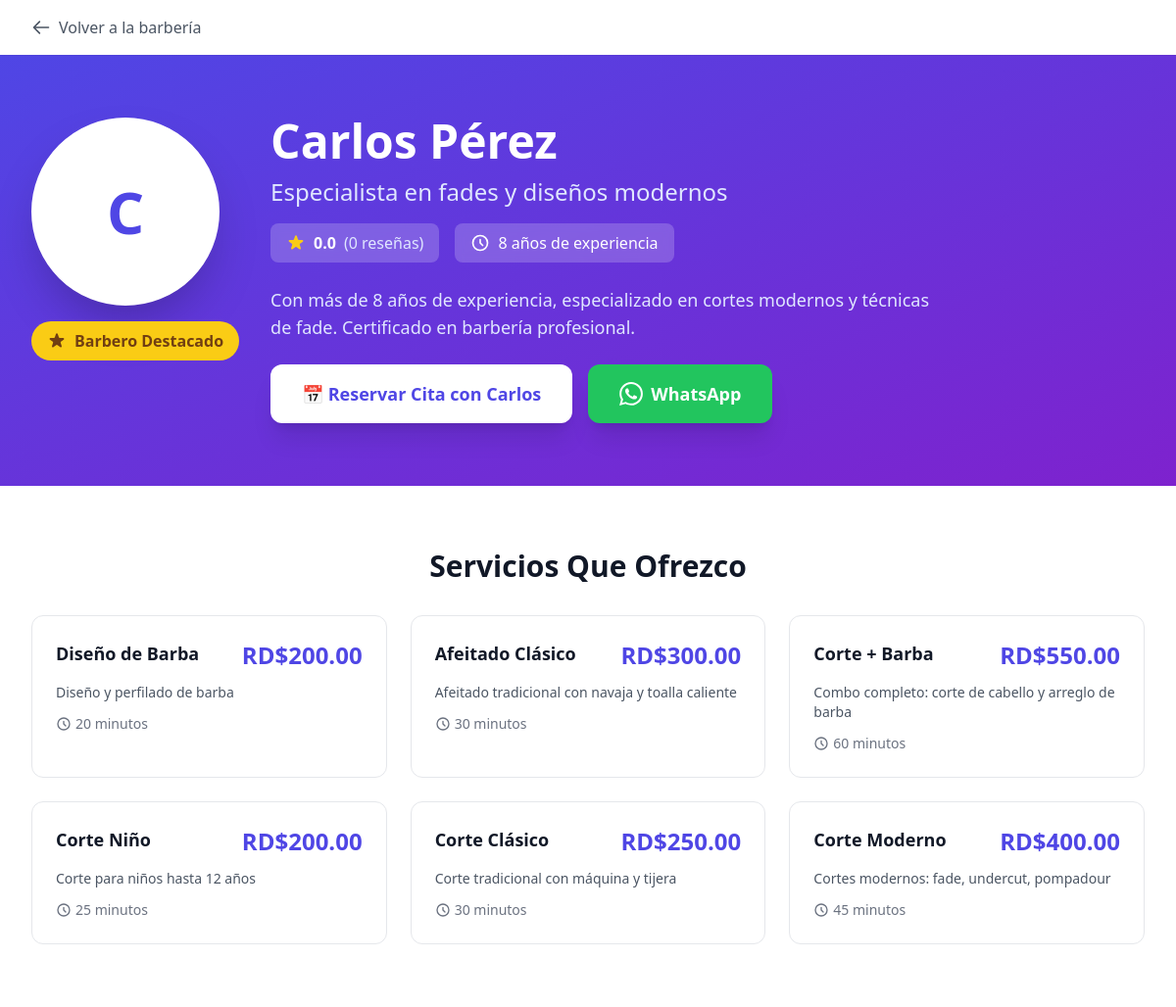
Screenshot of /public/barber.php?shop=estilo-rd&barber=carlos-perez (signed in) with the database file from the repository.
### tables this page shows
CREATE TABLE barbers (
    id INT AUTO_INCREMENT PRIMARY KEY,
    barbershop_id INT NOT NULL,
    user_id INT NOT NULL,
    slug VARCHAR(255) NOT NULL,
    specialty TEXT,
    bio TEXT,
    experience_years INT,
    photo VARCHAR(255),
    commission_rate DECIMAL(5, 2) DEFAULT 50.00,
    rating DECIMAL(3, 2) DEFAULT 5.00,
    total_reviews INT DEFAULT 0,
    is_featured BOOLEAN DEFAULT FALSE,
    status ENUM('active', 'inactive', 'vacation') DEFAULT 'active',
    created_at TIMESTAMP DEFAULT CURRENT_TIMESTAMP,
    updated_at TIMESTAMP DEFAULT CURRENT_TIMESTAMP ON UPDATE CURRENT_TIMESTAMP,
    FOREIGN KEY (barbershop_id) REFERENCES barbershops(id) ON DELETE CASCADE,
    FOREIGN KEY (user_id) REFERENCES users(id) ON DELETE CASCADE,
    UNIQUE KEY unique_barber_shop (barbershop_id, user_id),
    UNIQUE KEY unique_barber_slug (barbershop_id, slug),
    INDEX idx_status (status),
    INDEX idx_rating (rating)
);

CREATE TABLE users (
    id INT AUTO_INCREMENT PRIMARY KEY,
    email VARCHAR(255) UNIQUE NOT NULL,
    password VARCHAR(255) NOT NULL,
    full_name VARCHAR(255) NOT NULL,
    phone VARCHAR(20),
    role ENUM('superadmin', 'owner', 'barber', 'client') NOT NULL,
    status ENUM('active', 'inactive', 'suspended') DEFAULT 'active',
    avatar VARCHAR(255),
    created_at TIMESTAMP DEFAULT CURRENT_TIMESTAMP,
    updated_at TIMESTAMP DEFAULT CURRENT_TIMESTAMP ON UPDATE CURRENT_TIMESTAMP,
    last_login TIMESTAMP NULL,
    INDEX idx_email (email),
    INDEX idx_role (role),
    INDEX idx_status (status)
);

CREATE TABLE services (
    id INT AUTO_INCREMENT PRIMARY KEY,
    barbershop_id INT NOT NULL,
    name VARCHAR(255) NOT NULL,
    description TEXT,
    duration INT NOT NULL COMMENT 'Duración en minutos',
    price DECIMAL(10, 2) NOT NULL,
    image VARCHAR(255),
    category VARCHAR(100),
    is_active BOOLEAN DEFAULT TRUE,
    display_order INT DEFAULT 0,
    created_at TIMESTAMP DEFAULT CURRENT_TIMESTAMP,
    updated_at TIMESTAMP DEFAULT CURRENT_TIMESTAMP ON UPDATE CURRENT_TIMESTAMP,
    FOREIGN KEY (barbershop_id) REFERENCES barbershops(id) ON DELETE CASCADE,
    INDEX idx_barbershop (barbershop_id),
    INDEX idx_active (is_active)
);

### core/Helpers.php (called while the page is built, shortened)
<?php
function input($key, $default = null) {
    if (isset($_GET[$key])) {
        return sanitize($_GET[$key]);
    }
    return $default;
}
function sanitize($data) {
    return htmlspecialchars(trim($data), ENT_QUOTES, 'UTF-8');
}
function e($string) {
    return htmlspecialchars($string, ENT_QUOTES, 'UTF-8');
}
function formatPrice($amount) {
    return 'RD$' . number_format($amount, 2, '.', ',');
}

### core/Database.php (called while the page is built, shortened)
<?php
class Database {
    private static $instance = null;
    private $connection;
    private function __construct() {
        try {
            $dsn = "mysql:host=" . DB_HOST . ";dbname=" . DB_NAME . ";charset=" . DB_CHARSET;
            $options = [
                PDO::ATTR_ERRMODE => PDO::ERRMODE_EXCEPTION,
                PDO::ATTR_DEFAULT_FETCH_MODE => PDO::FETCH_ASSOC,
                PDO::ATTR_EMULATE_PREPARES => false,
            ];
            $this->connection = new PDO($dsn, DB_USER, DB_PASS, $options);
        } catch (PDOException $e) {
            if (ENVIRONMENT === 'development') {
                die("Error de conexión: " . $e->getMessage());
            } else {
                die("Error de conexión a la base de datos");
            }
        }
    }
    public static function getInstance() {
        if (self::$instance === null) {
            self::$instance = new self();
        }
        return self::$instance;
    }
    public function query($sql, $params = []) {
        try {
            $stmt = $this->connection->prepare($sql);
            $stmt->execute($params);
            return $stmt;
        } catch (PDOException $e) {
            error_log("Database Query Error: " . $e->getMessage());
            throw $e;
        }
    }
    public function fetch($sql, $params = []) {
        return $this->query($sql, $params)->fetch();
    }
    public function fetchAll($sql, $params = []) {
        return $this->query($sql, $params)->fetchAll();
    }
}

### public/barber.php (the view, shortened to what this page needs)
<?php
require_once __DIR__ . '/../config/config.php';
require_once BASE_PATH . '/core/Database.php';
require_once BASE_PATH . '/core/Helpers.php';
$db = Database::getInstance();
$shopSlug = input('shop');
$barberSlug = input('barber');
$barber = $db->fetch("
    SELECT
        b.*,
        bb.business_name,
        bb.slug as barbershop_slug,
        bb.theme_color,
        bb.logo,
        bb.phone as barbershop_phone,
        u.full_name,
        u.phone as barber_phone,
        u.email,
        COALESCE(AVG(r.rating), 0) as avg_rating,
        COUNT(DISTINCT r.id) as total_reviews
    FROM barbers b
    JOIN barbershops bb ON b.barbershop_id = bb.id
    JOIN users u ON b.user_id = u.id
    LEFT JOIN reviews r ON b.id = r.barber_id AND r.is_visible = TRUE
    WHERE b.slug = ? AND bb.slug = ? AND b.status = 'active'
    GROUP BY b.id
", [$barberSlug, $shopSlug]);
$services = $db->fetchAll("
    SELECT DISTINCT s.*
    FROM services s
    JOIN barber_services bs ON s.id = bs.service_id
    WHERE bs.barber_id = ? AND s.is_active = TRUE
    ORDER BY s.category, s.price
", [$barber['id']]);
?>
<!DOCTYPE html>
<html lang="es">
<head>
    <script src="https://cdn.tailwindcss.com"></script>
</head>
<body class="bg-gray-50">
    <div x-data="{ showBookingModal: false }">
        <header class="bg-white shadow-sm sticky top-0 z-40">
            <div class="max-w-7xl mx-auto px-4 py-4 sm:px-6 lg:px-8">
                <div class="flex items-center justify-between">
                    <a href="booking.php?shop=<?php echo $shopSlug; ?>" class="flex items-center text-gray-600 hover:text-gray-900">
                        <svg class="w-5 h-5 mr-2" fill="none" stroke="currentColor" viewBox="0 0 24 24">
                            <path stroke-linecap="round" stroke-linejoin="round" stroke-width="2" d="M10 19l-7-7m0 0l7-7m-7 7h18"/>
                        </svg>
                        Volver a la barbería
                    </a>
                </div>
            </div>
        </header>
        <section class="bg-gradient-to-br from-indigo-600 to-purple-700 text-white py-16">
            <div class="max-w-7xl mx-auto px-4 sm:px-6 lg:px-8">
                <div class="flex flex-col md:flex-row items-center md:items-start gap-8">
                    <div class="flex-shrink-0">
                        <?php if ($barber['photo']): ?>
                        <img src="<?php echo asset($barber['photo']); ?>"
                             class="w-48 h-48 rounded-full border-8 border-white shadow-2xl object-cover"
                             alt="<?php echo e($barber['full_name']); ?>">
                        <?php else: ?>
                        <div class="w-48 h-48 rounded-full border-8 border-white shadow-2xl bg-white text-indigo-600 flex items-center justify-center text-6xl font-bold">
                            <?php echo substr($barber['full_name'], 0, 1); ?>
                        </div>
                        <?php endif; ?>
                        <?php if ($barber['is_featured']): ?>
                        <div class="mt-4 text-center">
                            <span class="inline-flex items-center px-4 py-2 bg-yellow-400 text-yellow-900 rounded-full font-semibold">
                                Barbero Destacado
                            </span>
                        </div>
                        <?php endif; ?>
                    </div>
                    <div class="flex-1 text-center md:text-left">
                        <h1 class="text-5xl font-bold mb-3"><?php echo e($barber['full_name']); ?></h1>
                        <p class="text-2xl text-indigo-100 mb-4"><?php echo e($barber['specialty']); ?></p>
                        <div class="flex flex-wrap items-center justify-center md:justify-start gap-4 mb-6">
                            <div class="flex items-center bg-white/20 backdrop-blur-sm rounded-lg px-4 py-2">
                                <span class="font-semibold"><?php echo number_format($barber['avg_rating'], 1); ?></span>
                                <span class="ml-2 text-indigo-100">(<?php echo $barber['total_reviews']; ?> reseñas)</span>
                            </div>
                            <div class="flex items-center bg-white/20 backdrop-blur-sm rounded-lg px-4 py-2">
                                <svg class="w-5 h-5 mr-2" fill="none" stroke="currentColor" viewBox="0 0 24 24">
                                    <path stroke-linecap="round" stroke-linejoin="round" stroke-width="2" d="M12 8v4l3 3m6-3a9 9 0 11-18 0 9 9 0 0118 0z"/>
                                </svg>
                                <span><?php echo $barber['experience_years']; ?> años de experiencia</span>
                            </div>
                        </div>
                        <?php if ($barber['bio']): ?>
                        <p class="text-lg text-indigo-100 mb-6 max-w-2xl">
                            <?php echo nl2br(e($barber['bio'])); ?>
                        </p>
                        <?php endif; ?>
                        <div class="flex flex-wrap gap-4 justify-center md:justify-start">
                            <button @click="showBookingModal = true"
                                    class="px-8 py-4 bg-white text-indigo-600 rounded-xl font-semibold text-lg hover:bg-gray-100 transition shadow-xl">
                                📅 Reservar Cita con <?php echo explode(' ', $barber['full_name'])[0]; ?>
                            </button>
                            <?php if ($barber['barber_phone']): ?>
                            <a href="https://wa.me/1<?php echo preg_replace('/[^0-9]/', '', $barber['barber_phone']); ?>?text=Hola <?php echo urlencode($barber['full_name']); ?>, quiero agendar una cita"
                               target="_blank"
                               class="px-8 py-4 bg-green-500 text-white rounded-xl font-semibold text-lg hover:bg-green-600 transition shadow-xl flex items-center">
                                WhatsApp
                            </a>
                            <?php endif; ?>
                        </div>
                    </div>
                </div>
            </div>
        </section>
        <section class="py-16 bg-white">
            <div class="max-w-7xl mx-auto px-4 sm:px-6 lg:px-8">
                <h2 class="text-3xl font-bold text-gray-900 mb-8 text-center">Servicios Que Ofrezco</h2>
                <div class="grid grid-cols-1 md:grid-cols-2 lg:grid-cols-3 gap-6">
                    <?php foreach ($services as $service): ?>
                    <div class="border border-gray-200 rounded-xl p-6 hover:shadow-lg transition">
                        <div class="flex items-start justify-between mb-3">
                            <h3 class="font-semibold text-lg text-gray-900"><?php echo e($service['name']); ?></h3>
                            <span class="text-2xl font-bold text-indigo-600"><?php echo formatPrice($service['price']); ?></span>
                        </div>
                        <p class="text-gray-600 text-sm mb-3"><?php echo e($service['description']); ?></p>
                        <div class="flex items-center text-sm text-gray-500">
                            <svg class="w-4 h-4 mr-1" fill="none" stroke="currentColor" viewBox="0 0 24 24">
                                <path stroke-linecap="round" stroke-linejoin="round" stroke-width="2" d="M12 8v4l3 3m6-3a9 9 0 11-18 0 9 9 0 0118 0z"/>
                            </svg>
                            <?php echo $service['duration']; ?> minutos
                        </div>
                    </div>
                    <?php endforeach; ?>
                </div>
            </div>
        </section>
    </div>
</body>
</html>

### rows the page displays
barbers: user.full_name "C", user.full_name "Carlos Pérez", specialty "Especialista en fades y diseños modernos", experience_years "8", bio "Con más de 8 años de experiencia, especializado en cortes modernos y técnicas de fade. Certificado en barbería profesional.", user.full_name "Carlos"
services: name "Diseño de Barba", price "RD$200.00", description "Diseño y perfilado de barba", duration "20"
services: name "Afeitado Clásico", price "RD$300.00", description "Afeitado tradicional con navaja y toalla caliente", duration "30"
services: name "Corte + Barba", price "RD$550.00", description "Combo completo: corte de cabello y arreglo de barba", duration "60"
services: name "Corte Niño", price "RD$200.00", description "Corte para niños hasta 12 años", duration "25"
services: name "Corte Clásico", price "RD$250.00", description "Corte tradicional con máquina y tijera", duration "30"
services: name "Corte Moderno", price "RD$400.00", description "Cortes modernos: fade, undercut, pompadour", duration "45"

### other values shown
$barber['avg_rating'] "0.0"
$barber['total_reviews'] "0"
